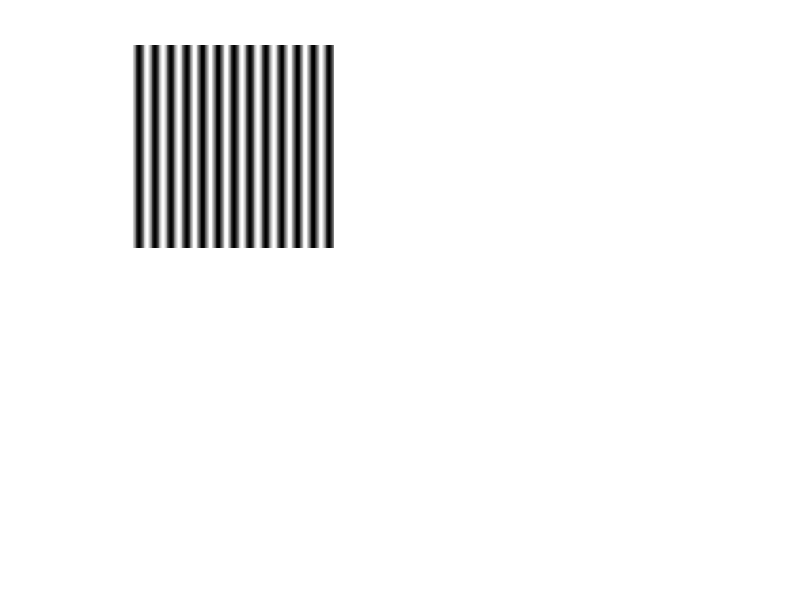

This figure's MATLAB source: (Note: this script raises an error after producing the figure.)
close all, clear all
%create some rectangle
% Construct 2D sine wave
[X, Y] = meshgrid(1:256);
f1 = cos(2*pi*0.05*X);
figure(1),
%compare the frequency of my_DFT and fft2
subplot(2,2,1),imshow(f1,[])
f1_my_DFT = My_DFT(256) * f1 * My_DFT(256);%compute and visualize the DFT of f using my_DFT
f1_my_DFT = fftshift(f1_my_DFT);%balance the image
subplot(2,2,2),imshow(abs(f1_my_DFT),[]);%show the margin
f1_DFT = fftn(f1);%use the fftn function of matlab
f1_DFT = fftshift(f1_DFT);%balance the image
subplot(2,2,3),imshow(f1,[]);
subplot(2,2,4),imshow(abs(f1_DFT),[]);%show the margin
figure(2),
%construct 2D sine wave
f2 = cos(2*pi*0.1*Y);
subplot(2,3,1),imshow(f1,[]);
subplot(2,3,4),imshow(f2,[]);
% Compute and visualize the 30-by-30 DFT of f
f2_DFT = fftn(f2);%compute and visualize the DFT of f using fftn
f2_DFT = fftshift(f2_DFT); %balance
subplot(2,3,2), imshow(abs(f1_DFT),[]); %show the margin
subplot(2,3,3), imshow(angle(f1_DFT*180/pi)); %show the frequency
subplot(2,3,5), imshow(abs(f2_DFT), []);
subplot(2,3,6), imshow(angle(f2_DFT)*180/pi);
figure(3),
% Compute and visualize the 30-by-30 DFT of f
f3 = cos(2*pi*0.05*(cos(pi/3)*X+sin(pi/3)*Y)); 
subplot(2,3,1),imshow(f1,[]);
subplot(2,3,4),imshow(f3,[]);
f3_DFT = fftn(f3);%compute and visualize the DFT of f using fftn
f3_DFT = fftshift(f3_DFT);%balance
subplot(2,3,2), imshow(abs(f1_DFT),[]); %show the margin
subplot(2,3,3), imshow(angle(f1_DFT*180/pi)); %show the frequency
subplot(2,3,5), imshow(abs(f3_DFT), []);
subplot(2,3,6), imshow(angle(f3_DFT)*180/pi);
figure(4);
% Compute and visualize the 30-by-30 DFT of f
f3 = cos(2*pi*0.05*(cos(pi/3)*X+0.5)); 
subplot(2,3,1),imshow(f1,[]);
subplot(2,3,4),imshow(f3,[]);
f3_DFT = fftn(f3);%compute and visualize the DFT of f using fftn
f3_DFT = fftshift(f3_DFT);%balance
subplot(2,3,2), imshow(abs(f1_DFT),[]); %show the margin
subplot(2,3,3), imshow(angle(f1_DFT*180/pi)); %show the frequency
subplot(2,3,5), imshow(abs(f3_DFT), []);
subplot(2,3,6), imshow(angle(f3_DFT)*180/pi);
